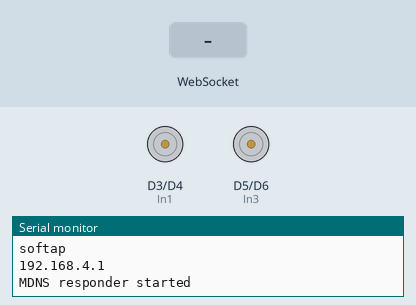
This sketch was run on a simulated ESP8266 (NodeMCU). On the bench: motor-driver pin pairs drawn as motors (green arrow = first pin HIGH = forward, orange = second pin HIGH = backward, longer = more drive, scaled by the enable pin), the last lines printed to the serial monitor. The inputs (shaded band) are chosen by the test bench.

Above: at 1.2 s.
1.3 s: WebSocket text "forward" received
At 2.5 s:
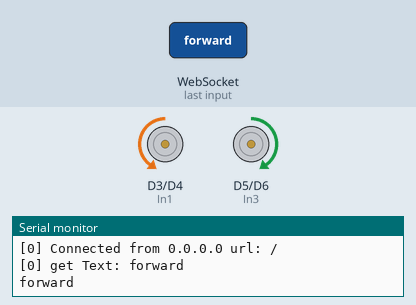
2.8 s: WebSocket text "left" received
At 3.7 s:
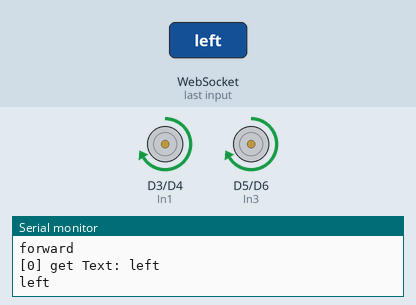
4.3 s: WebSocket text "right" received
At 4.9 s:
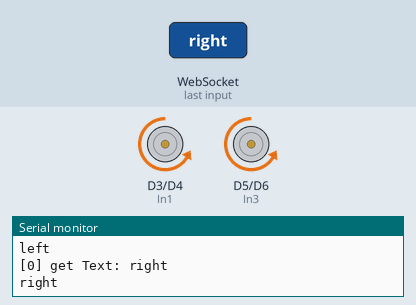
5.8 s: WebSocket text "backward" received
At 7.2 s:
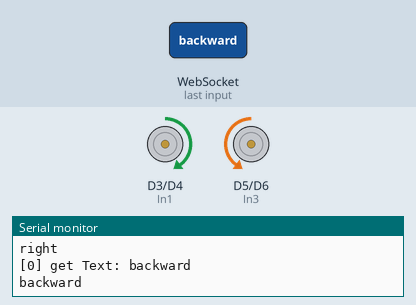
Timing chart, 0 to 8.3 s (numbered marks = the images above; inputs shaded):
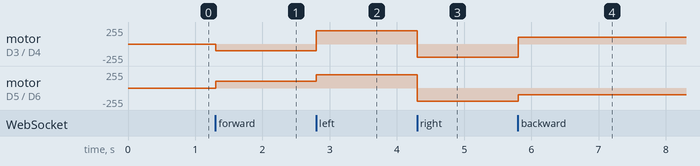

The sketch:

Surveillance_Bot.ino
```cpp
#ifdef ESP8266
#include <ESP8266WiFi.h>
#include <ESP8266mDNS.h>
#elif defined(ESP32)
#include <WiFi.h>
#include <ESPmDNS.h>
#else
#error "Board not found"
#endif

#include <WebSocketsServer.h>


#define In1 D3
#define In2 D4
#define In3 D5
#define In4 D6
#define En1 D7
#define En2 D8

char webpage[] PROGMEM = R"=====(
<!DOCTYPE html>
<html>
<head>
    <style>
        h1 {
            font-size: 4rem;
            color: #e6c11d;
            font-family: "Arvo", cursive;
            text-shadow: 3px 0 #DA0463;
        }
        .drum {
            outline: none;
            border: 10px solid #404B69;
            font-size: 5rem;
            font-family: 'Arvo';
            line-height: 2;
            font-weight: 900;
            color: #7207fd;
            text-shadow: 3px 0 #DBEDF3;
            border-radius: 15px;
            display: inline-block;
            width: 150px;
            height: 150px;
            text-align: center;
            margin: 5px;
            background-color: white;
        }
        .a {
            margin-right: 8rem;
        }
        .pressed {
            box-shadow: 0 3px 4px 0 #9900ff;
            opacity: 0.8w;
        }
    </style>
</head>

<script>
var connection = new WebSocket('ws://'+location.hostname+':81/');
function downPress(downKey){
    livePress(downKey);
    switch (downKey) {
        case "w":
            console.log("forward");
            connection.send("forward");
            break;
        case "a":
            console.log("right");
            connection.send("right");
            break;
        case "d":
            console.log("left");
            connection.send("left");
            break;
        case "s":
            console.log("backward");
            connection.send("backward");
            break;
        default:
            console.log("nope");
    }
}
function up(upKey) {
    removelivePress(upKey);
    switch (upKey) {
        case "w":
            console.log("stop");
            connection.send("stop");
            break;
        case "a":
            console.log("stop");
            connection.send("stop");
            break;
        case "d":
            console.log("stop");
            connection.send("stop");
            break;
        case "s":
            console.log("stop");
            connection.send("stop");
            break;
        default:
            console.log("nope");
    }
}
function livePress(keyPressed) {
    var activeButton = document.querySelector("." + keyPressed);
    activeButton.classList.add("pressed");
}
function removelivePress(keyPressed) {
    var activeButton = document.querySelector("." + keyPressed);
    activeButton.classList.remove("pressed");
}
document.addEventListener("keydown", function(event){
    downPress(event.key);
});
document.addEventListener("keyup", function(event){
    up(event.key);
});

</script>
<body>
<center>
<h1>Car Panel</h1>

<div class="first">
    <button class="w drum">w</button>
</div>
<div class="second">
    <button class="a drum">a</button>
    <button class="d drum">d</button>
</div>
<div class="third">
    <button class="s drum">s</button>
</div>

</center>
</body>
</html>
)=====";

// ipaddress/led1/on
//ipaddress/led1/off

// ipaddress/led2/on
//ipaddress/led2/off
#include <ESPAsyncWebServer.h>

AsyncWebServer server(80); // server port 80
WebSocketsServer websockets(81);

void notFound(AsyncWebServerRequest *request)
{
  request->send(404, "text/plain", "Page Not found");
}


void webSocketEvent(uint8_t num, WStype_t type, uint8_t * payload, size_t length) {

  switch (type)
  {
    case WStype_DISCONNECTED:
      Serial.printf("[%u] Disconnected!\n", num);
      break;
    case WStype_CONNECTED: {
        IPAddress ip = websockets.remoteIP(num);
        Serial.printf("[%u] Connected from %d.%d.%d.%d url: %s\n", num, ip[0], ip[1], ip[2], ip[3], payload);

        // send message to client
        websockets.sendTXT(num, "Connected from server");
      }
      break;
    case WStype_TEXT:
      Serial.printf("[%u] get Text: %s\n", num, payload);
      String message = String((char*)( payload));
      Serial.println(message);

      if(message == "forward"){
        digitalWrite(In1,LOW);
        digitalWrite(In2,HIGH);
        analogWrite(En1,100);
        digitalWrite(In3,HIGH);
        digitalWrite(In4,LOW);
        analogWrite(En2,100);
      }

      if(message == "left"){
        digitalWrite(In1,HIGH);
        digitalWrite(In2,LOW);
        analogWrite(En1,200);
        digitalWrite(In3,HIGH);
        digitalWrite(In4,LOW);
        analogWrite(En2,200);
      }

      if(message == "right"){
        digitalWrite(In1,LOW);
        digitalWrite(In2,HIGH);
        analogWrite(En1,200);
        digitalWrite(In3,LOW);
        digitalWrite(In4,HIGH);
        analogWrite(En2,200);
      }

      if(message == "backward"){
        digitalWrite(In1,HIGH);
        digitalWrite(In2,LOW);
        analogWrite(En1,100);
        digitalWrite(In3,LOW);
        digitalWrite(In4,HIGH);
        analogWrite(En2,100);
      }

      if(message == "stop") {
        digitalWrite(In1,LOW);
        digitalWrite(In2,LOW);
        analogWrite(En1,0);
        digitalWrite(In3,LOW);
        digitalWrite(In4,LOW);
        analogWrite(En2,0);
      }

  }
}

void setup(void)
{

  Serial.begin(115200);
  pinMode(In1,OUTPUT);
  pinMode(In2,OUTPUT);
  pinMode(En1, OUTPUT);
  pinMode(In3,OUTPUT);
  pinMode(In4,OUTPUT);
  pinMode(En2, OUTPUT);

  WiFi.softAP("MCU", "12345678");
  Serial.println("softap");
  Serial.println("");
  Serial.println(WiFi.softAPIP());


  if (MDNS.begin("ESP")) { //esp.local/
    Serial.println("MDNS responder started");
  }


  server.on("/", [](AsyncWebServerRequest * request)
  {

  request->send_P(200, "text/html", webpage);
  });

  server.onNotFound(notFound);

  server.begin();  // it will start webserver
  websockets.begin();
  websockets.onEvent(webSocketEvent);

}


void loop(void)
{
 websockets.loop();
}
```

Measured:
- after the input at 1.3 s, motor on D3 (In1) / D4 (In2): stopped → backward 100/255 at once; motor on D5 (In3) / D6 (In4): stopped → forward 100/255 at once
- after the input at 2.8 s, motor on D3 (In1) / D4 (In2): backward 100/255 → forward 200/255 at once; motor on D5 (In3) / D6 (In4): forward 100/255 → forward 200/255 at once
- after the input at 4.3 s, motor on D3 (In1) / D4 (In2), motor on D5 (In3) / D6 (In4): forward 200/255 → backward 200/255 at once
- after the input at 5.8 s, motor on D3 (In1) / D4 (In2): backward 200/255 → forward 100/255 at once; motor on D5 (In3) / D6 (In4): backward 200/255 → backward 100/255 at once
